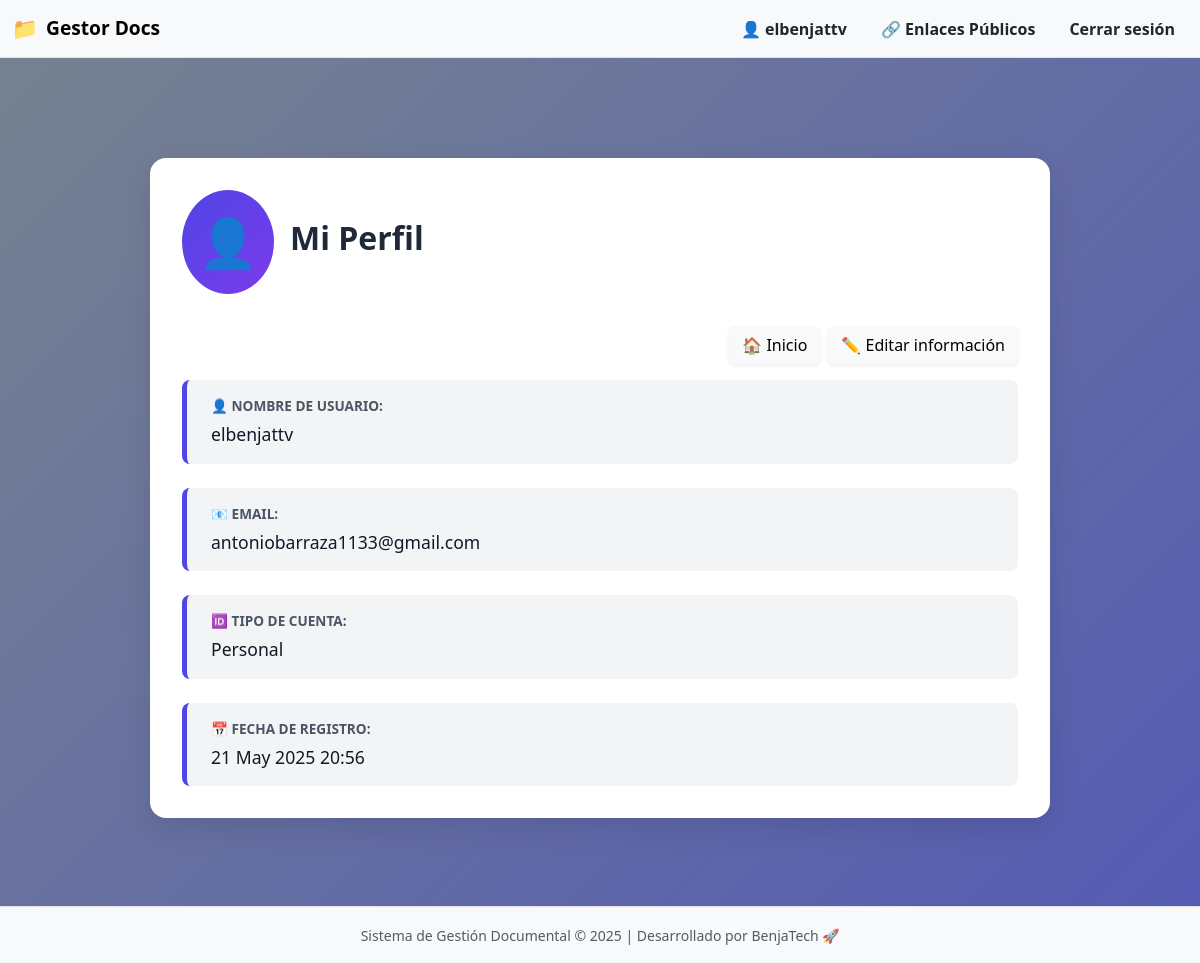
Before: /perfil/ (signed in) with the older database file.
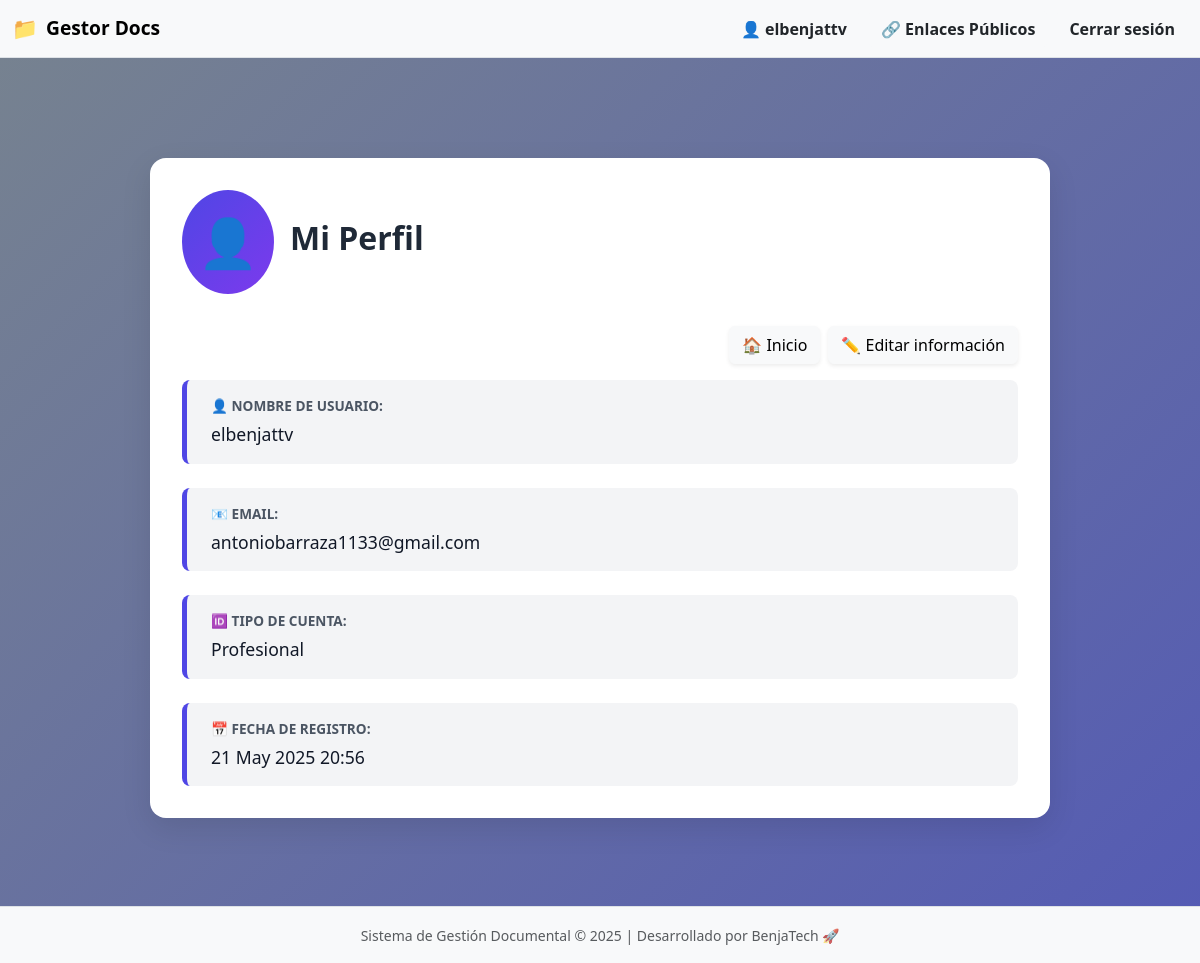
After: the same page with the newer database file.
### documentos/models.py (models this page shows, shortened)
class PerfilUsuario(models.Model):
    user = models.OneToOneField(User, on_delete=models.CASCADE)
    tipo_cuenta = models.CharField(max_length=20, choices=TIPO_CUENTA_CHOICES)

### documentos/views.py (the view)
# urls.py: path('perfil/', views.perfil_usuario, name='perfil'),
@login_required
def perfil_usuario(request):
    perfil = request.user.perfilusuario  # Usa el modelo extendido
    return render(request, 'documentos/perfil.html', {
        'usuario': request.user,
        'perfil': perfil
    })

### documentos/templates/documentos/perfil.html (shortened to what this page needs)
{% extends "documentos/base.html" %}
{% block content %}
<div class="perfil-container">
    <div class="perfil-header">
        <div class="perfil-icon">👤</div>
        <h2 class="perfil-title">Mi Perfil</h2>
    </div>
    <div class="d-flex justify-content-end mb-3 gap-2">
        <a href="{% url 'documentos:home' %}" class="btn btn-light shadow-sm">
            🏠 Inicio
        </a>
        <a href="{% url 'documentos:editar_perfil' %}" class="btn btn-light shadow-sm">
            ✏️ Editar información
        </a>
    </div>
    <div class="perfil-info">
        <div class="info-item">
            <div class="info-label">👤 Nombre de usuario:</div>
            <div class="info-value">{{ usuario.username }}</div>
        </div>
        <div class="info-item">
            <div class="info-label">📧 Email:</div>
            <div class="info-value">{{ usuario.email }}</div>
        </div>
        <div class="info-item">
            <div class="info-label">🆔 Tipo de cuenta:</div>
            <div class="info-value">{{ perfil.tipo_cuenta|title }}</div>
        </div>
        <div class="info-item">
            <div class="info-label">📅 Fecha de registro:</div>
            <div class="info-value">{{ usuario.date_joined|date:"d M Y H:i" }}</div>
        </div>
    </div>
</div>
{% endblock %}

Changed rows visible on the page:
changed PerfilUsuario: tipo_cuenta "Personal" → "Profesional"
